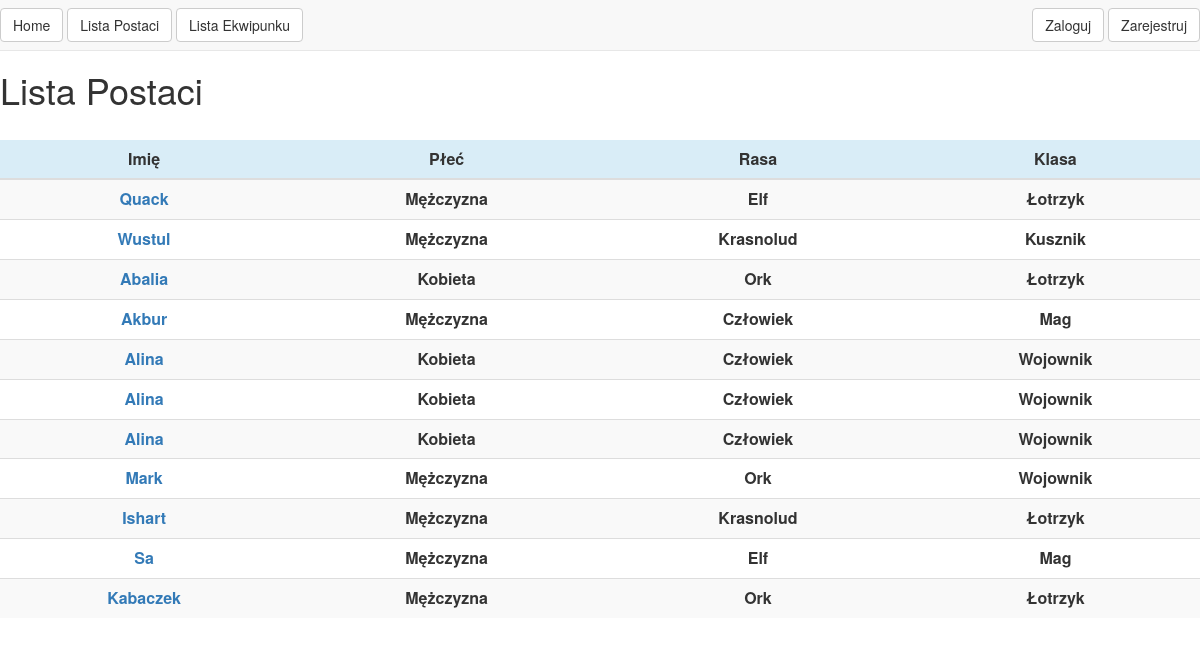
Before: /characters/ with the older database file.
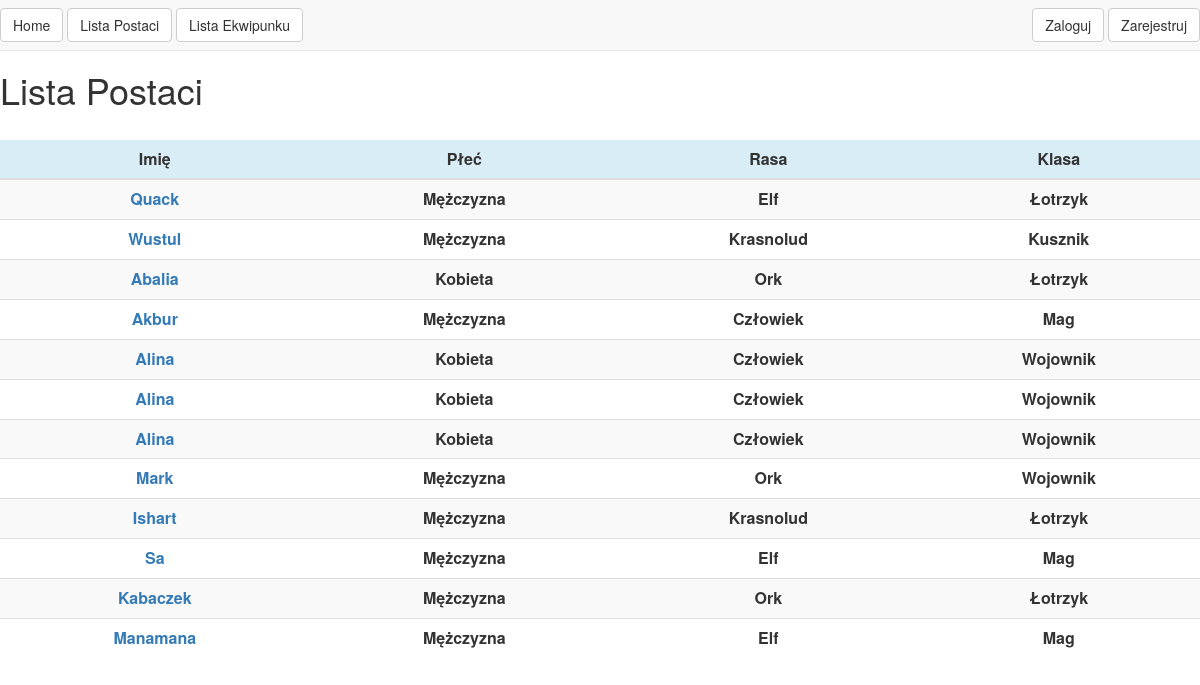
After: the same page with the newer database file.
### character_sheet/models.py (models this page shows, shortened)
class Character_sheet(models.Model):
    user = models.ForeignKey(settings.AUTH_USER_MODEL, default=1)
    name = models.CharField(max_length=40)
    GENDER_CHOICES = (
        ('M', 'Mężczyzna'),
        ('F', 'Kobieta'),
    )
    gender = models.CharField(max_length=1, choices=GENDER_CHOICES, default='M')
    RACE_CHOICES = (
        ('H', 'Człowiek'),
        ('O', 'Ork'),
        ('E', 'Elf'),
        ('D', 'Krasnolud'),
    )
    race = models.CharField(max_length=1, choices=RACE_CHOICES, default='H')
    CLASS_CHOICES = (
        ('W', 'Wojownik'),
        ('R', 'Łotrzyk'),
        ('M', 'Mag'),
        ('C', 'Kusznik'),
    )
    class_x = models.CharField(max_length=1, choices=CLASS_CHOICES, default='W')
    gold = models.IntegerField(default=1000)

### character_sheet/views.py (the view)
# urls.py: url(r'^characters/$', characters_list),
def characters_list(request):
    querydata = Character_sheet.objects.all()
    passed_data = {
        "querydata": querydata,
        "title": "Lista Postaci"
    }
    return render(request, "characters/list.html", passed_data)

### templates/characters/list.html
{% extends "index.html" %}
{% block content %}
<div>
<table class="table table-striped table-hover">
<thead>
  <tr class="info">
    <th class="text-center">Imię</th>
    <th class="text-center">Płeć</th>
    <th class="text-center">Rasa</th>
    <th class="text-center">Klasa</th>
  </tr>
</thead>
<tbody>
{% for obj in querydata %}
<tr>
    <th class="text-center"><a href="/characters/{{ obj.id }}">{{ obj.name }}</a></th>
    <th class="text-center">{{ obj.get_gender_display }}</th>
    <th class="text-center">{{ obj.get_race_display }}</th>
    <th class="text-center">{{ obj.get_class_x_display }}</th>
</tr>
{% endfor %}
</tbody>
</table>
</div>
{% endblock %}

Changed rows visible on the page:
added Character_sheet: name "Manamana", gender "Mężczyzna", race "Elf", class_x "Mag"
